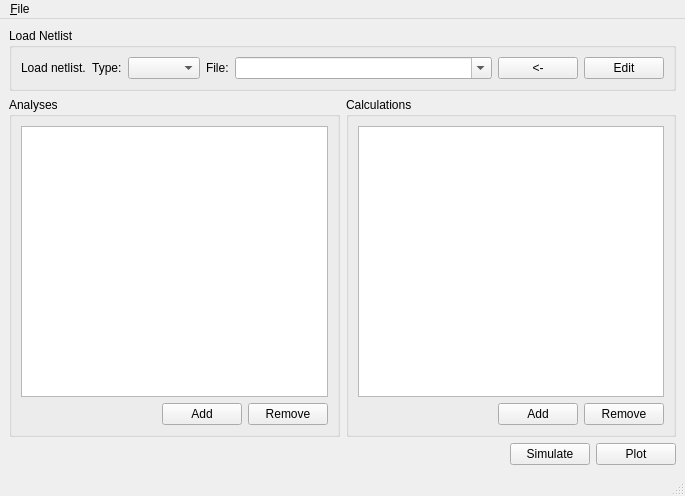
<?xml version="1.0" encoding="UTF-8"?>
<ui version="4.0">
 <class>MainWindow</class>
 <widget class="QMainWindow" name="MainWindow">
  <property name="geometry">
   <rect>
    <x>0</x>
    <y>0</y>
    <width>685</width>
    <height>496</height>
   </rect>
  </property>
  <property name="windowTitle">
   <string>MainWindow</string>
  </property>
  <widget class="QWidget" name="centralwidget">
   <layout class="QVBoxLayout" name="verticalLayout">
    <item>
     <widget class="QGroupBox" name="groupBox">
      <property name="title">
       <string>Load Netlist</string>
      </property>
      <layout class="QHBoxLayout" name="horizontalLayout">
       <item>
        <widget class="QLabel" name="label">
         <property name="text">
          <string>Load netlist.  Type:</string>
         </property>
        </widget>
       </item>
       <item>
        <widget class="QComboBox" name="netType"/>
       </item>
       <item>
        <widget class="QLabel" name="label_2">
         <property name="text">
          <string>File:</string>
         </property>
        </widget>
       </item>
       <item>
        <widget class="QComboBox" name="fileName">
         <property name="sizePolicy">
          <sizepolicy hsizetype="Expanding" vsizetype="Fixed">
           <horstretch>0</horstretch>
           <verstretch>0</verstretch>
          </sizepolicy>
         </property>
         <property name="editable">
          <bool>true</bool>
         </property>
         <property name="maxCount">
          <number>10</number>
         </property>
         <property name="insertPolicy">
          <enum>QComboBox::InsertAtTop</enum>
         </property>
        </widget>
       </item>
       <item>
        <widget class="QPushButton" name="fileBtn">
         <property name="text">
          <string>&lt;-</string>
         </property>
        </widget>
       </item>
       <item>
        <widget class="QPushButton" name="schemEditBtn">
         <property name="text">
          <string>Edit</string>
         </property>
         <property name="shortcut">
          <string>Ctrl+E</string>
         </property>
        </widget>
       </item>
      </layout>
     </widget>
    </item>
    <item>
     <layout class="QHBoxLayout" name="horizontalLayout_3">
      <item>
       <widget class="QGroupBox" name="groupBox_2">
        <property name="sizePolicy">
         <sizepolicy hsizetype="Expanding" vsizetype="Expanding">
          <horstretch>0</horstretch>
          <verstretch>0</verstretch>
         </sizepolicy>
        </property>
        <property name="title">
         <string>Analyses</string>
        </property>
        <layout class="QVBoxLayout" name="verticalLayout_2">
         <item>
          <widget class="EditTable" name="tblAnalysis">
           <property name="selectionBehavior">
            <enum>QAbstractItemView::SelectRows</enum>
           </property>
           <attribute name="horizontalHeaderStretchLastSection">
            <bool>true</bool>
           </attribute>
          </widget>
         </item>
         <item>
          <layout class="QHBoxLayout" name="horizontalLayout_4">
           <item>
            <spacer name="horizontalSpacer_3">
             <property name="orientation">
              <enum>Qt::Horizontal</enum>
             </property>
             <property name="sizeHint" stdset="0">
              <size>
               <width>40</width>
               <height>20</height>
              </size>
             </property>
            </spacer>
           </item>
           <item>
            <widget class="QPushButton" name="addAnalysis">
             <property name="text">
              <string>Add</string>
             </property>
            </widget>
           </item>
           <item>
            <widget class="QPushButton" name="delAnalysis">
             <property name="text">
              <string>Remove</string>
             </property>
            </widget>
           </item>
          </layout>
         </item>
        </layout>
       </widget>
      </item>
      <item>
       <widget class="QGroupBox" name="groupBox_3">
        <property name="sizePolicy">
         <sizepolicy hsizetype="Expanding" vsizetype="Expanding">
          <horstretch>0</horstretch>
          <verstretch>0</verstretch>
         </sizepolicy>
        </property>
        <property name="title">
         <string>Calculations</string>
        </property>
        <layout class="QVBoxLayout" name="verticalLayout_3">
         <item>
          <widget class="EditTable" name="tblCalc">
           <property name="selectionBehavior">
            <enum>QAbstractItemView::SelectRows</enum>
           </property>
           <attribute name="horizontalHeaderStretchLastSection">
            <bool>true</bool>
           </attribute>
          </widget>
         </item>
         <item>
          <layout class="QHBoxLayout" name="horizontalLayout_5">
           <item>
            <spacer name="horizontalSpacer_2">
             <property name="orientation">
              <enum>Qt::Horizontal</enum>
             </property>
             <property name="sizeHint" stdset="0">
              <size>
               <width>40</width>
               <height>20</height>
              </size>
             </property>
            </spacer>
           </item>
           <item>
            <widget class="QPushButton" name="addCalc">
             <property name="text">
              <string>Add</string>
             </property>
            </widget>
           </item>
           <item>
            <widget class="QPushButton" name="delCalc">
             <property name="text">
              <string>Remove</string>
             </property>
            </widget>
           </item>
          </layout>
         </item>
        </layout>
       </widget>
      </item>
     </layout>
    </item>
    <item>
     <layout class="QHBoxLayout" name="horizontalLayout_2">
      <item>
       <spacer name="horizontalSpacer">
        <property name="orientation">
         <enum>Qt::Horizontal</enum>
        </property>
        <property name="sizeHint" stdset="0">
         <size>
          <width>40</width>
          <height>20</height>
         </size>
        </property>
       </spacer>
      </item>
      <item>
       <widget class="QPushButton" name="simBtn">
        <property name="text">
         <string>Simulate</string>
        </property>
        <property name="shortcut">
         <string>Ctrl+R</string>
        </property>
       </widget>
      </item>
      <item>
       <widget class="QPushButton" name="plotBtn">
        <property name="text">
         <string>Plot</string>
        </property>
        <property name="shortcut">
         <string>Ctrl+P</string>
        </property>
       </widget>
      </item>
     </layout>
    </item>
   </layout>
  </widget>
  <widget class="QMenuBar" name="menubar">
   <property name="geometry">
    <rect>
     <x>0</x>
     <y>0</y>
     <width>685</width>
     <height>20</height>
    </rect>
   </property>
   <widget class="QMenu" name="menu_File">
    <property name="title">
     <string>&amp;File</string>
    </property>
    <addaction name="actionOpen"/>
    <addaction name="actionClose"/>
    <addaction name="actionQuit"/>
   </widget>
   <addaction name="menu_File"/>
  </widget>
  <widget class="QStatusBar" name="statusbar"/>
  <action name="actionOpen">
   <property name="text">
    <string>&amp;Open</string>
   </property>
   <property name="shortcut">
    <string>Ctrl+O</string>
   </property>
  </action>
  <action name="actionClose">
   <property name="text">
    <string>&amp;Close</string>
   </property>
   <property name="iconText">
    <string>Close</string>
   </property>
   <property name="toolTip">
    <string>Close Window</string>
   </property>
   <property name="shortcut">
    <string>Ctrl+W</string>
   </property>
  </action>
  <action name="actionQuit">
   <property name="text">
    <string>&amp;Quit</string>
   </property>
   <property name="shortcut">
    <string>Ctrl+Q</string>
   </property>
  </action>
 </widget>
 <customwidgets>
  <customwidget>
   <class>EditTable</class>
   <extends>QTableView</extends>
   <header>.editable</header>
  </customwidget>
 </customwidgets>
 <resources/>
 <connections>
  <connection>
   <sender>actionClose</sender>
   <signal>triggered()</signal>
   <receiver>MainWindow</receiver>
   <slot>close()</slot>
   <hints>
    <hint type="sourcelabel">
     <x>-1</x>
     <y>-1</y>
    </hint>
    <hint type="destinationlabel">
     <x>342</x>
     <y>247</y>
    </hint>
   </hints>
  </connection>
  <connection>
   <sender>fileBtn</sender>
   <signal>clicked()</signal>
   <receiver>actionOpen</receiver>
   <slot>trigger()</slot>
   <hints>
    <hint type="sourcelabel">
     <x>599</x>
     <y>64</y>
    </hint>
    <hint type="destinationlabel">
     <x>-1</x>
     <y>-1</y>
    </hint>
   </hints>
  </connection>
 </connections>
</ui>
